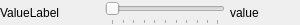
<?xml version="1.0" encoding="UTF-8"?>
<ui version="4.0">
 <class>SlideBar</class>
 <widget class="QWidget" name="SlideBar">
  <property name="geometry">
   <rect>
    <x>0</x>
    <y>0</y>
    <width>300</width>
    <height>25</height>
   </rect>
  </property>
  <property name="sizePolicy">
   <sizepolicy hsizetype="MinimumExpanding" vsizetype="Fixed">
    <horstretch>0</horstretch>
    <verstretch>0</verstretch>
   </sizepolicy>
  </property>
  <property name="maximumSize">
   <size>
    <width>300</width>
    <height>1600</height>
   </size>
  </property>
  <property name="sizeIncrement">
   <size>
    <width>50</width>
    <height>50</height>
   </size>
  </property>
  <property name="windowTitle">
   <string>Form</string>
  </property>
  <layout class="QHBoxLayout" name="horizontalLayout">
   <property name="spacing">
    <number>5</number>
   </property>
   <property name="leftMargin">
    <number>0</number>
   </property>
   <property name="topMargin">
    <number>0</number>
   </property>
   <property name="rightMargin">
    <number>0</number>
   </property>
   <property name="bottomMargin">
    <number>0</number>
   </property>
   <item>
    <widget class="QLabel" name="valueLabel">
     <property name="sizePolicy">
      <sizepolicy hsizetype="MinimumExpanding" vsizetype="Fixed">
       <horstretch>0</horstretch>
       <verstretch>0</verstretch>
      </sizepolicy>
     </property>
     <property name="minimumSize">
      <size>
       <width>100</width>
       <height>25</height>
      </size>
     </property>
     <property name="maximumSize">
      <size>
       <width>120</width>
       <height>16777215</height>
      </size>
     </property>
     <property name="text">
      <string>ValueLabel</string>
     </property>
     <property name="wordWrap">
      <bool>true</bool>
     </property>
    </widget>
   </item>
   <item>
    <widget class="QSlider" name="slideBar">
     <property name="sizePolicy">
      <sizepolicy hsizetype="Fixed" vsizetype="Fixed">
       <horstretch>0</horstretch>
       <verstretch>0</verstretch>
      </sizepolicy>
     </property>
     <property name="minimumSize">
      <size>
       <width>120</width>
       <height>25</height>
      </size>
     </property>
     <property name="maximumSize">
      <size>
       <width>120</width>
       <height>25</height>
      </size>
     </property>
     <property name="orientation">
      <enum>Qt::Horizontal</enum>
     </property>
     <property name="tickPosition">
      <enum>QSlider::TicksBelow</enum>
     </property>
     <property name="tickInterval">
      <number>0</number>
     </property>
    </widget>
   </item>
   <item>
    <widget class="QLabel" name="value">
     <property name="sizePolicy">
      <sizepolicy hsizetype="MinimumExpanding" vsizetype="Fixed">
       <horstretch>0</horstretch>
       <verstretch>0</verstretch>
      </sizepolicy>
     </property>
     <property name="minimumSize">
      <size>
       <width>50</width>
       <height>25</height>
      </size>
     </property>
     <property name="sizeIncrement">
      <size>
       <width>25</width>
       <height>25</height>
      </size>
     </property>
     <property name="text">
      <string>value</string>
     </property>
    </widget>
   </item>
  </layout>
 </widget>
 <resources/>
 <connections/>
</ui>
